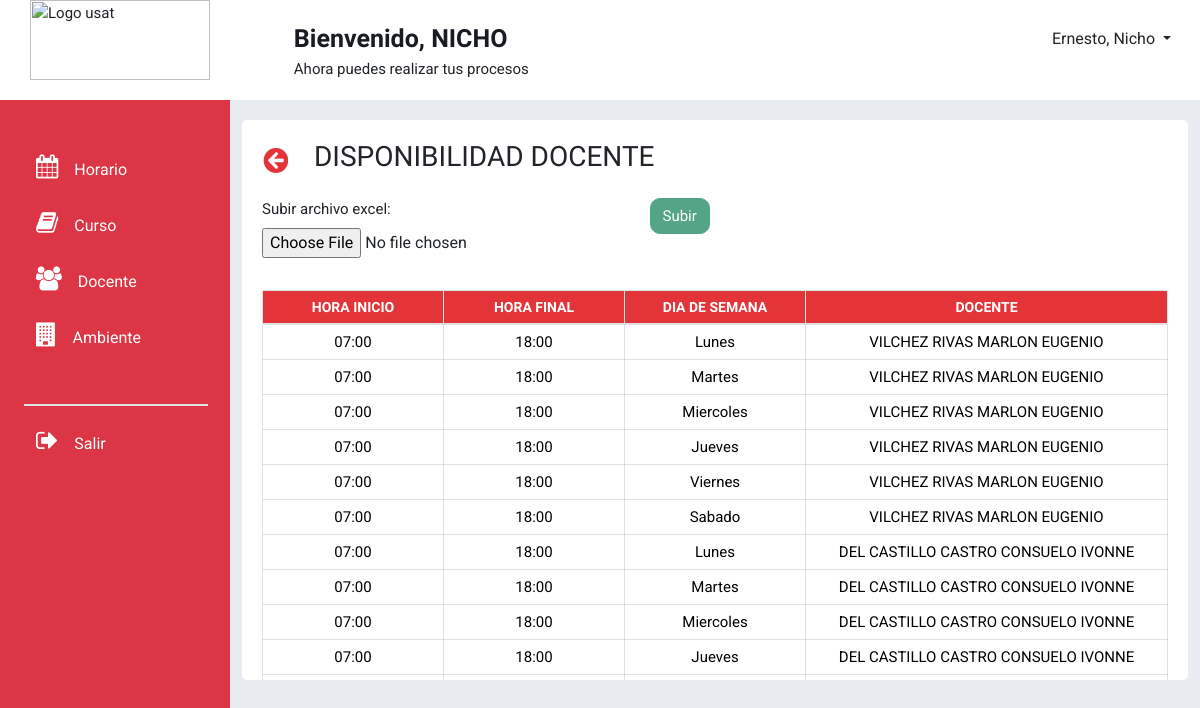
Page /csv/ on the committed database.
### modulo_horario/models.py (models this page shows)
class dia_semana(models.Model):
    dia_nombre = models.CharField(max_length=9)
    estado = models.BooleanField(default=False)
    def __str__(self):
        return self.dia_nombre
    class Meta:
        verbose_name_plural="Día de la semana"

### modulo_docente/models.py (models this page shows, shortened)
class disponibilidad_docente(models.Model):
    id = models.AutoField(primary_key=True)
    ddo_horainicio = models.TimeField()
    ddo_horafin = models.TimeField()
    FKdiasemana = models.ForeignKey('modulo_horario.dia_semana', on_delete=models.CASCADE)
    FKdocente = models.ForeignKey(docente, on_delete=models.CASCADE)
    class Meta:
        verbose_name_plural="Disponibilidad docente"
        ordering=['FKdocente']

class docente(models.Model):
    doc_nombres = models.CharField(max_length=200)
    doc_especialidad = models.CharField(max_length=100)
    doc_email = models.CharField(max_length=50)
    doc_estado = models.CharField(max_length=10)
    doc_telefono = models.CharField(max_length=9)
    FKtipocontrato = models.ForeignKey (tipo_contrato, on_delete=models.CASCADE)
    FKdepartamentoacademico = models.ForeignKey(departamento_academico, on_delete=models.CASCADE)
    def __str__(self):
        return self.doc_nombres
    class Meta:
        verbose_name_plural="Docente"

### modulo_docente/views.py (the view)
# urls.py: path('csv/', views.upload_file),
def upload_file(request):
    if request.method == 'POST':
        form = UploadCSVForm(request.POST, request.FILES)
        enviar=disponibilidad_docentes()
        if form.is_valid():
            enviar=disponibilidad_docentes()
            if 'Subir_archivo_excel' in request.FILES:
                excel_file = request.FILES['Subir_archivo_excel']
                workbook = openpyxl.load_workbook(excel_file)
                sheet = workbook.active
                try:
                    for row in sheet.iter_rows(min_row=2, values_only=True):  # skip the header
                        if row[1] and row[2]:
                            horainicio = row[1] if isinstance(row[1], time) else datetime.strptime(row[1], '%H:%M:%S').time()
                            horafin = row[2] if isinstance(row[2], time) else datetime.strptime(row[2], '%H:%M:%S').time()
                            _, created = disponibilidad_docente.objects.update_or_create(
                                id=row[0],
                                ddo_horainicio=horainicio,
                                ddo_horafin=horafin,
                                FKdiasemana_id=row[3],
                                FKdocente_id=row[4],
                            )
                    messages.success(request, 'Archivo Excel subido correctamente')
                except Exception as e:
                    messages.error(request, 'Error: ' + str(e))
            else:
                messages.success(request, 'Debe subir un archivo para continuar')
            return redirect(request.path)
    else:
        form = UploadCSVForm()
        enviar=disponibilidad_docentes()
    return render(request, './csv.html', {'form': form, 'disponibilidad':enviar})

### modulo_docente/forms.py
class UploadCSVForm(forms.Form):
    Subir_archivo_excel = forms.FileField(required=False)

### modulo_docente/views.py (called while the page is built)
def disponibilidad_docentes():
    dispo= disponibilidad_docente.objects.all();
    enviar=[]
    for dispobj in dispo:
        horariodispo=disponibilidad_docente.objects.get(id=dispobj.id)
        horaini= horariodispo.ddo_horainicio
        horafin= horariodispo.ddo_horafin
        dia= horariodispo.FKdiasemana
        docente = horariodispo.FKdocente
        enviar.append((horaini,horafin,dia,docente))
    return enviar

### modulo_docente/templates/csv.html (shortened to what this page needs)
{% load static %}
{% block content %}
<link href="https://cdn.jsdelivr.net/npm/bootstrap@5.3.3/dist/css/bootstrap.min.css" rel="stylesheet">
<head>
  <link rel="stylesheet" href="{% static 'css/csv.css' %}">
  <link rel="stylesheet" href="https://stackpath.bootstrapcdn.com/bootstrap/4.5.2/css/bootstrap.min.css" />
  <link rel="stylesheet" href="https://maxcdn.bootstrapcdn.com/font-awesome/4.7.0/css/font-awesome.min.css">
  <link rel="stylesheet" href="https://cdnjs.cloudflare.com/ajax/libs/bootstrap/5.3.3/css/bootstrap.min.css" />
</head>
<body style="padding: 0px;
overflow-y: hidden;
overflow-x: hidden;">
    <div class="container-fluid p-0 m-auto" style="font-family: 'Roboto', sans-serif; font-size: 15px;">
        <div class="caja" style="height: 100px; background-color: white;">
            <div class="row">
              <div class="col1" style="margin-left: 30px; width:  16%;">
                <a class="navbar-brand" href="/inicio">
                  <img style="width: 180px; height: 80px;" src="http://www.usat.edu.pe/web/wp-content/uploads/2023/05/logo_usat25.png"
                    alt="Logo usat">
                </a>
              </div>
              <div class="col2" style="padding: 20px; text-align: left; margin-left: 60px;  width:  60%;">
                  <h7> <strong> Bienvenido, NICHO </strong> <br> </h7>
                  <p>Ahora puedes realizar tus procesos</p>
                </div>
              <div class="col3" style="padding: 20px; text-align: right;  width:  16%;">
                <button class="btn dropdown-toggle" type="button" data-bs-toggle="dropdown" aria-expanded="false">
                  Ernesto, Nicho
                </button>
              </div>
            </div>
        </div>
    </div>
    <div class="container-fluid overflow-hidden" style="font-family: 'Roboto', sans-serif;">
        <div class="row vh-100 overflow-auto" >
          <div id="sidebar" class="collapse collapse-horizontal show col-12 col-sm-3 col-xl-2 px-sm-2 px-0 bg-danger" style="width: 230px;">
            <div id="sidebar-nav" class="flex-sm-column flex-row flex-grow-1 align-items-center align-items-sm-start px-3 pt-2 text-white sticky-top">
              <ul class="nav nav-pills flex-sm-column flex-row flex-nowrap flex-shrink-1 flex-sm-grow-0 flex-grow-1 mb-sm-auto mb-0 justify-content-center align-items-center align-items-sm-start" id="menu">
                <div class="mt-3">
                  <br>
                  <a class="btn shadow-none border-0 text-white" data-bs-toggle="collapse" href="#menuHorario" role="button" aria-expanded="false" aria-controls="menuHorario">
                    <i class="fs-4 my-0 py-0 fa fa-calendar me-2"></i><span class="my-auto ms-2 d-none d-sm-inline text-white" >Horario</span>
                  </a>
                </div>
                <div class="mt-3">
                  <a class="btn shadow-none border-0 text-white" data-bs-toggle="collapse" href="#menuCurso" role="button" aria-expanded="false" aria-controls="menuCurso">
                    <i class="fs-4 my-0 py-0 fa fa-book me-2"></i><span class="my-auto ms-2 d-none d-sm-inline text-white">Curso</span>
                  </a>
                </div>
                <div class="mt-3">
                  <a class="btn shadow-none border-0 text-white" data-bs-toggle="collapse" href="#menuDocente" role="button" aria-expanded="false" aria-controls="menuDocente">
                    <i class="fs-4 my-0 py-0 fa fa-users me-2"></i><span class="my-auto ms-2 d-none d-sm-inline text-white">Docente</span>
                  </a>
                </div>
                <div class="mt-3">
                  <a class="btn shadow-none border-0 text-white" data-bs-toggle="collapse" href="#menuAmbiente" role="button" aria-expanded="false" aria-controls="menuAmbiente">
                    <i class="fs-4 my-0 py-0 fa fa-building me-2"></i><span class="my-auto ms-2 d-none d-sm-inline text-white">Ambiente</span>
                  </a>
                </div>
                <hr class="solid w-100 d-flex h-100 border border-1 bg-white dropdown-divider mt-5" color="white">
                <div class="mt-3 mb-3">
                  <a class="btn shadow-none border-0 pb-3 text-white" href="/inicio" role="button">
                    <i class="fs-4 my-0 py-0 fa fa-sign-out me-2"></i><span class="my-auto ms-2 d-none d-sm-inline text-white">Salir</span>
                  </a>
                </div>
              </ul>
            </div>
          </div>
    <div class="col d-flex flex-column h-sm-100" style="background-color: #e8ebf1;">
        <main class="row overflow-auto">
          <div class="container-fluid col">
    <div id="contenedorSub" style=" padding: 20px; background-color: white; margin-top: 20px; height: 560px; border-radius: 5px;">
     <div class="box-tittle">
      <button type="button" class="regresarBtn">
          <a href="/inicio"><img id="closeicon" src="{% static 'iconos/regresar.PNG' %}" width="32px" height="27px"></a>
      </button>
      <h3 id="titulo" style="margin-left: 20px;">DISPONIBILIDAD DOCENTE</h3>
      <br><br>
  </div>
    <form method="post" enctype="multipart/form-data">
        <div class="row">
          <div class="col-sm-5">
            {{ form.as_p }}
          </div>
          <div class="col-sm-6">
            <button type="submit" class="btnVer">Subir</button>
          </div>
        </div>
    </form>
    <div id="boxTabla" style="height: 395px; overflow-y: auto;">
      <table class="table" id="tabla">
          <thead class="encabezado" style=" position: sticky; top: 0; z-index: 1; background-color: #E33439;">
              <tr>
                  <th scope="col" style="background-color: #E33439; color: #fff;width: 20%;">HORA INICIO </th>
                  <th scope="col" style="background-color: #E33439; color: #fff; width: 20%;"> HORA FINAL</th>
                  <th scope="col" style="background-color: #E33439; color: #fff;width: 20%;">DIA DE SEMANA</th>
                  <th scope="col" style="background-color: #E33439; color: #fff;width: 40%;">DOCENTE</th>
              </tr>
          </thead>
          <tbody>
              {% for d in disponibilidad %}
              <tr>
                  <td id="ini" style="text-align: center;">{{ d.0 }}</td>
                  <td id="fin" style="text-align: center;" >{{ d.1 }}</td>
                  <td id="dia" style="text-align: center;" >{{ d.2 }}</td>
                  <td id="docente" style="text-align: center;">{{ d.3 }}</td>
              </tr>
              {% endfor %}
          </tbody>
      </table>
  </div>
          </div>
          </div>
        </main>
    </div>
        </div>
    </div>
</body>
{% endblock %}

### static/css/csv.css (style rules this page uses)
body { font-family: "Roboto", sans-serif; padding: 0px; font-size: 15px; }
h1, h2, h3, h4, h5, h6, h7 { font-family: "Roboto Condensed", sans-serif; color: #181B22; font-size: 25px; font-weight: 600; }
th { font-family: "Roboto Condensed", sans-serif; color: white; font-size: 14px; }
tr, label, option { font-family: "Roboto", sans-serif; font-size: 15px; }
#titulo { display: inline; margin-left: 5px; padding-top: 5%; }
.table { table-layout: fixed; border-collapse: collapse; width: 100%; height: 5px; }
.table thead th { vertical-align: bottom; border-bottom: 2px solid #181b2295; }
.table th, .table td { border: 1px solid #cacacc95; padding-top: 15px; }
.table th { background-color: #E33439; text-align: center; }
.table #grupo, .table #codigo, .table #ciclo, .table #docente { text-align: center; }
.table th:nth-child(1), .fixed-table td:nth-child(1) { width: 20%; }
.table th:nth-child(2), .fixed-table td:nth-child(2) { width: 20%; }
.table th:nth-child(3), .fixed-table td:nth-child(3) { width: 20%; }
.table th:nth-child(4), .fixed-table td:nth-child(3) { width: 40%; }
.regresarBtn { background-color: white; border: None; margin: -8px; display: inline; }
.caja { padding: 0px; width: 100%; margin: 0px; }
.col1, .col3 { width: 16%; }
.col2 { width: 60%; }

### modulo_docente/templates/csv.html (style rules this page uses)
.btnVer { background-color: #54A585; border: 1px solid transparent; border-color: #54A585; border-radius: 10px; color: #fff; padding: 0.375rem 0.75rem; font-size: 15px; text-align: center; }

### rows in the picture
dia_semana: ddo_horainicio "07:00", ddo_horafin "18:00", dia_nombre "Lunes", doc_nombres "VILCHEZ RIVAS MARLON EUGENIO", doc_nombres "DEL CASTILLO CASTRO CONSUELO IVONNE"
dia_semana: ddo_horainicio "07:00", ddo_horafin "18:00", dia_nombre "Martes", doc_nombres "VILCHEZ RIVAS MARLON EUGENIO", doc_nombres "DEL CASTILLO CASTRO CONSUELO IVONNE"
dia_semana: ddo_horainicio "07:00", ddo_horafin "18:00", dia_nombre "Miercoles", doc_nombres "VILCHEZ RIVAS MARLON EUGENIO", doc_nombres "DEL CASTILLO CASTRO CONSUELO IVONNE"
dia_semana: ddo_horainicio "07:00", ddo_horafin "18:00", dia_nombre "Jueves", doc_nombres "VILCHEZ RIVAS MARLON EUGENIO", doc_nombres "DEL CASTILLO CASTRO CONSUELO IVONNE"
dia_semana: ddo_horainicio "07:00", ddo_horafin "18:00", dia_nombre "Viernes", doc_nombres "VILCHEZ RIVAS MARLON EUGENIO"
dia_semana: ddo_horainicio "07:00", ddo_horafin "18:00", dia_nombre "Sabado", doc_nombres "VILCHEZ RIVAS MARLON EUGENIO"
